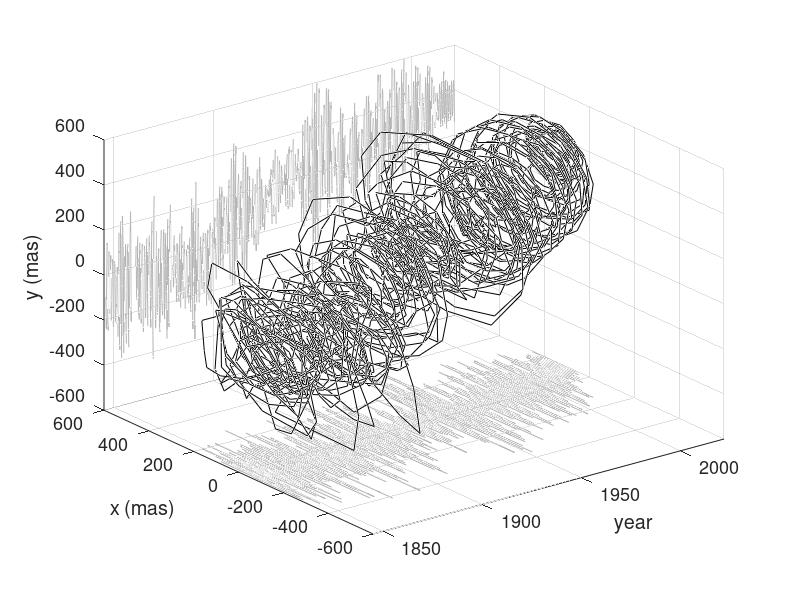
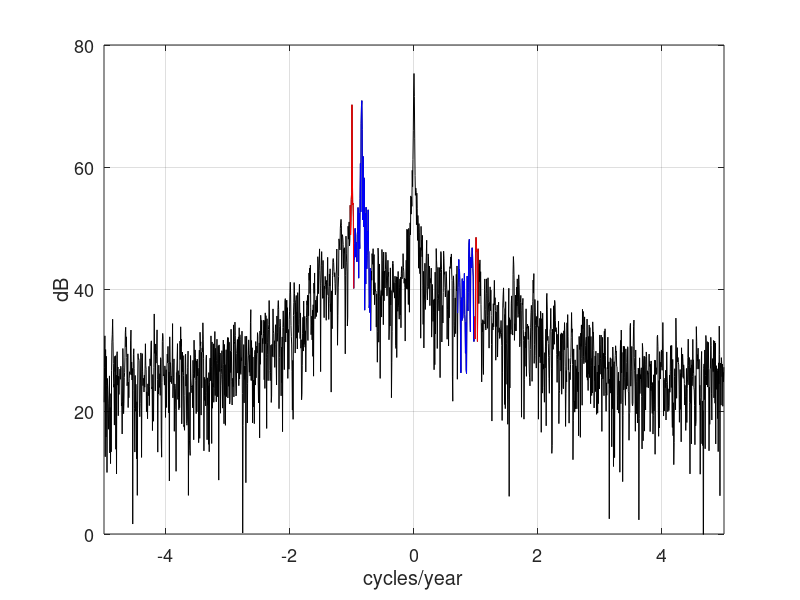
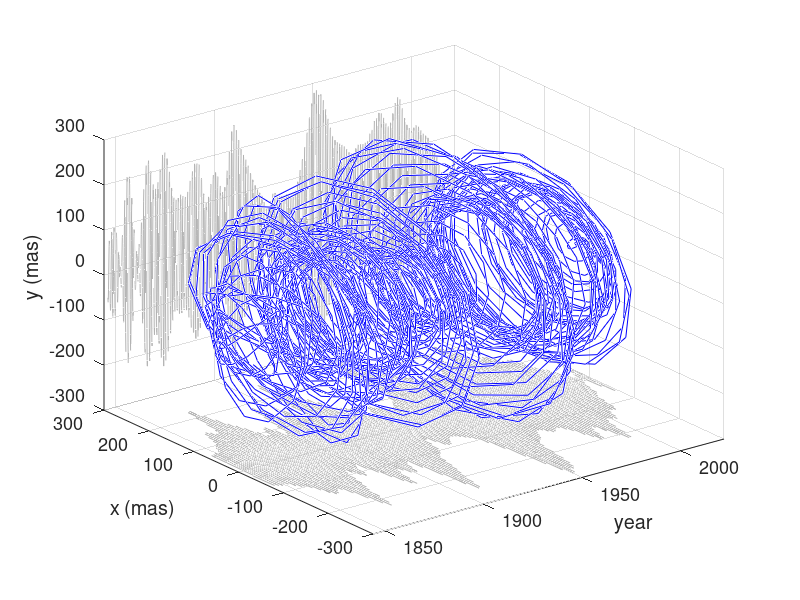
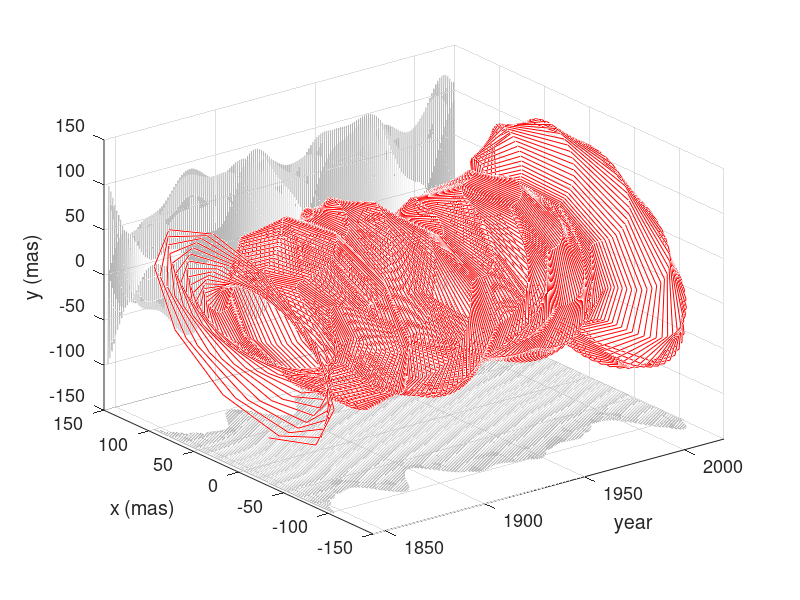

These charts were generated, in order, by the following MATLAB code:
%% Preliminaries
load EarthWobble.mat % load data
TT = (1845+(363/365)):0.1:(2021+10/12); % Sampled time points
NN = length(Z); % length
omega=0:2*pi/NN:2*pi*(1-1/NN); omega=fftshift(omega); omega(1:floor(NN/2))=omega(1:floor(NN/2))-2*pi; % Fourier freuquencies
spec1=(1/NN)*fftshift(abs(fft(Z)).^2); % periodogram
%% DATA (Figure 3 Left)
F1=figure; plot3(TT,real(Z),imag(Z),'k'); grid('on');
ylim([-600 600]); zlim([-600 600]); xlim([1845 2022]);
xlabel('year'); ylabel('x (mas)'); zlabel('y (mas)');
hold on; plot3(TT,600*ones(1,NN),imag(Z),'color',[.7 .7 .7]);
hold on; plot3(TT,real(Z),-600*ones(1,NN),'color',[.7 .7 .7]);
set(gca,'fontsize', 13)
saveas(F1,'WILCOU_Fig1.eps','epsc')
%% Periodogram - with regions highlighted (Figure 3 Right)
F2=figure; plot(5*omega/pi,10*log10(spec1),'k'); xlim([-5 5]); grid on
LF1 = 709;
UF1 = 757;
LF2 = NN-UF1+2;
UF2 = NN-LF1+2;
spec2 = spec1(LF1:UF1);
omega2 = omega(LF1:UF1);
spec3 = spec1(LF2:UF2);
omega3 = omega(LF2:UF2);
hold on; plot(5*omega2/pi,10*log10(spec2),'b')
hold on; plot(5*omega3/pi,10*log10(spec3),'b')
LF1 = 699;
UF1 = 709;
LF2 = NN-UF1+2;
UF2 = NN-LF1+2;
spec2 = spec1(LF1:UF1);
omega2 = omega(LF1:UF1);
spec3 = spec1(LF2:UF2);
omega3 = omega(LF2:UF2);
hold on; plot(5*omega2/pi,10*log10(spec2),'r')
hold on; plot(5*omega3/pi,10*log10(spec3),'r')
xlabel('cycles/year'); ylabel('dB'); ylim([0 80])
set(gca,'fontsize', 13)
saveas(F2,'WILCOU_Fig2.eps','epsc')
%% Filter Chandler Wobble (Figure 4 Left)
LF1 = 709;
UF1 = 757;
LF2 = NN-UF1+1;
UF2 = NN-LF1+1;
FFTC = fft(Z); FFTC = fftshift(FFTC);
FFTF = [zeros(LF1-1,1); FFTC(LF1:UF1); zeros(LF2-UF1-1,1); FFTC(LF2:UF2); zeros(NN-UF2,1)];
Z2 = ifft(fftshift(FFTF));
F3=figure; plot3(TT,real(Z2),imag(Z2),'b'); grid('on');
ylim([-300 300]); zlim([-300 300]); xlim([1844 2022]);
xlabel('year'); ylabel('x (mas)'); zlabel('y (mas)');
hold on; plot3(TT,300*ones(1,NN),imag(Z2),'color',[.7 .7 .7]);
hold on; plot3(TT,real(Z2),-300*ones(1,NN),'color',[.7 .7 .7]);
set(gca,'fontsize', 13)
saveas(F3,'WILCOU_Fig3.eps','epsc')
%% Filtered annual wobble (Figure 4 Right)
LF1 = 699;
UF1 = 709;
LF2 = NN-UF1+1;
UF2 = NN-LF1+1;
FFTC = fft(Z); FFTC = fftshift(FFTC);
FFTF = [zeros(LF1-1,1); FFTC(LF1:UF1); zeros(LF2-UF1-1,1); FFTC(LF2:UF2); zeros(NN-UF2,1)];
Z2 = ifft(fftshift(FFTF));
F4=figure; plot3(TT,real(Z2),imag(Z2),'r'); grid('on');
ylim([-150 150]); zlim([-150 150]); xlim([1844 2020]);
xlabel('year'); ylabel('x (mas)'); zlabel('y (mas)');
hold on; plot3(TT,150*ones(1,NN),imag(Z2),'color',[.7 .7 .7]);
hold on; plot3(TT,real(Z2),-150*ones(1,NN),'color',[.7 .7 .7]);
set(gca,'fontsize', 13)
saveas(F4,'WILCOU_Fig4.eps','epsc')